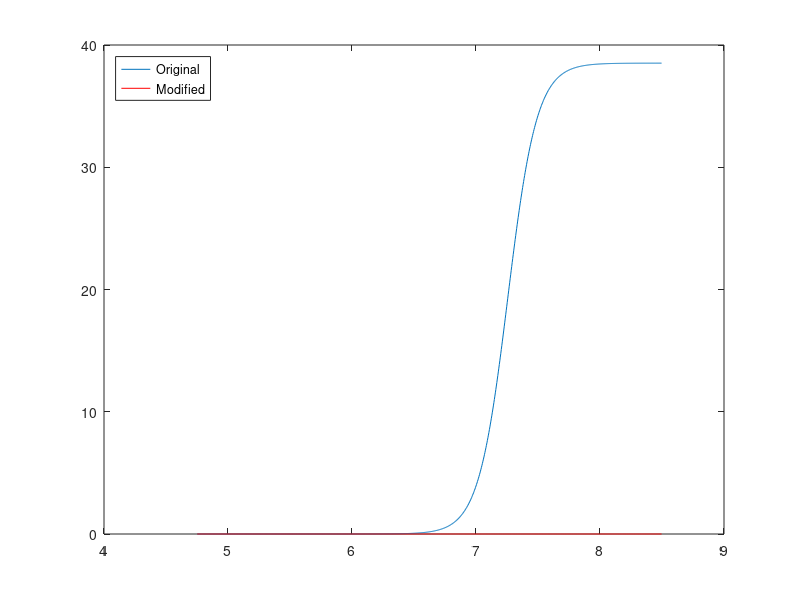

MATLAB code for this plot: (Note: this script raises an error after producing the figure.)
% Bad Cast 1: Stopped short, tangled on self
% Bad Cast 2: ditto
% Good Cast:  Made it over bar, suspended at end.
clearvars -except Ts tg
close all
% 1 Arm pos (rad)
% 2 Arm target pos (rad)
% 3 Arm Cmd (amps)
% 4 Spool pos (rad)
% 5 Spool Cmd (amps)
% 6 String Angle (rad)
% 7 String Angle Velo (rad/sec)


GC = load('ByHandCastAlmost.mat');

sigfunc = @(A, x)(A(1) ./ (1 + exp(-A(2).*(x+A(3))) ) );
% sigfunc = @(A, x)(A(1) ./ (A(2) + exp(-x)) );
A0 = [40,2,-7.5]; %// Initial values fed into the iterative algorithm
% A_fit = nlinfit(x, y, sigfunc, A0);

% Time Frames
plot_from = [4.75,8.5];
i = find(plot_from(1) < GC.fsTime, 1, 'first');
j = find(plot_from(2) > GC.fsTime, 1, 'last');

A_fit_org = nlinfit(GC.fsTime(i:j), GC.fsData(i:j,4), sigfunc, A0);
A_fit = A_fit_org.*[1.33,.8,1.01];

figure
plot(GC.fsTime(i:j), sigfunc(A_fit_org,GC.fsTime(i:j)))
hold on
plot(GC.fsTime(i:j), sigfunc(A_fit,GC.fsTime(i:j)),'r')
legend('Original','Modified','Location','Northwest')



%%%%%%%%%%%%%%%%% Back Calculate Commands sent to the Motors %%%%%%%%%%%%%%
% Motor constants
Kt_old = 13.5;              % oz-in/amp, torque constant
Kt     = Kt_old * .007062;  % N-m/amp, torque constant
Gr     = 13.72;             % Gear Ratio

%%% Spool %%%
psi = sigfunc(A_fit,GC.fsTime(i:j));
dpsi = diff(psi)./diff(GC.fsTime(i:j));
ddpsi = diff(dpsi)./diff(GC.fsTime(i:j-1));

ud_spool = ((1.172*10^-6)*ddpsi + (2.844*10^-4)*dpsi(1:end-1))/Kt;

%%% Arm %%%
th = smooth(GC.fsData(i:j,1),51,'loess');
dth = diff(th)./diff(GC.fsTime(i:j));
ddth = diff(dth)./diff(GC.fsTime(i:j-1));

ud_arm = ((.0529)*ddth + (0.4328)*dth(1:end-1))/(Kt*Gr);

%%%%%%%%%%%%%%%%%%%% Graph Results %%%%%%%%%%%%%%%%%%%%%%%%%%%%%%%%%%%%%%%%
figure
subplot(2,1,1)
[hAx1, h_l1, h_l2] = plotyy(GC.fsTime(i:j), GC.fsData(i:j,1),...
                           GC.fsTime(i:j), sigfunc(A_fit,GC.fsTime(i:j)));
ylabel(hAx1(1), 'Arm (rad)')
ylabel(hAx1(2), 'Spool (rad)')
title('Trajectory')

subplot(2,1,2)
[hAx2, h_l3, h_l4] = plotyy(GC.fsTime(i:j-2),ud_arm,...
                           GC.fsTime(i:j-2),ud_spool);
xlabel('sec')
ylabel(hAx2(1), 'Arm (amps)')
ylabel(hAx2(2), 'Spool (amps)')
title('Command')
clear hAx1 hAx2 h_l1 h_l2 h_l3 h_l4

